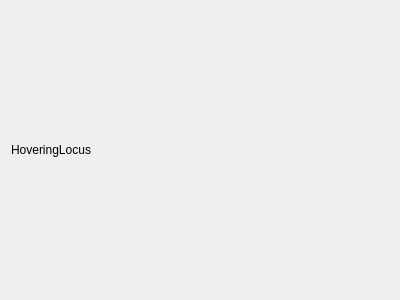
<?xml version="1.0" encoding="UTF-8"?>
<ui version="4.0">
 <class>HoveringLocusWidget</class>
 <widget class="QWidget" name="HoveringLocusWidget">
  <property name="geometry">
   <rect>
    <x>0</x>
    <y>0</y>
    <width>400</width>
    <height>300</height>
   </rect>
  </property>
  <property name="windowTitle">
   <string>Form</string>
  </property>
  <layout class="QGridLayout" name="gridLayout">
   <item row="0" column="0">
    <widget class="QLabel" name="label">
     <property name="text">
      <string>HoveringLocus</string>
     </property>
    </widget>
   </item>
  </layout>
 </widget>
 <resources/>
 <connections/>
</ui>
